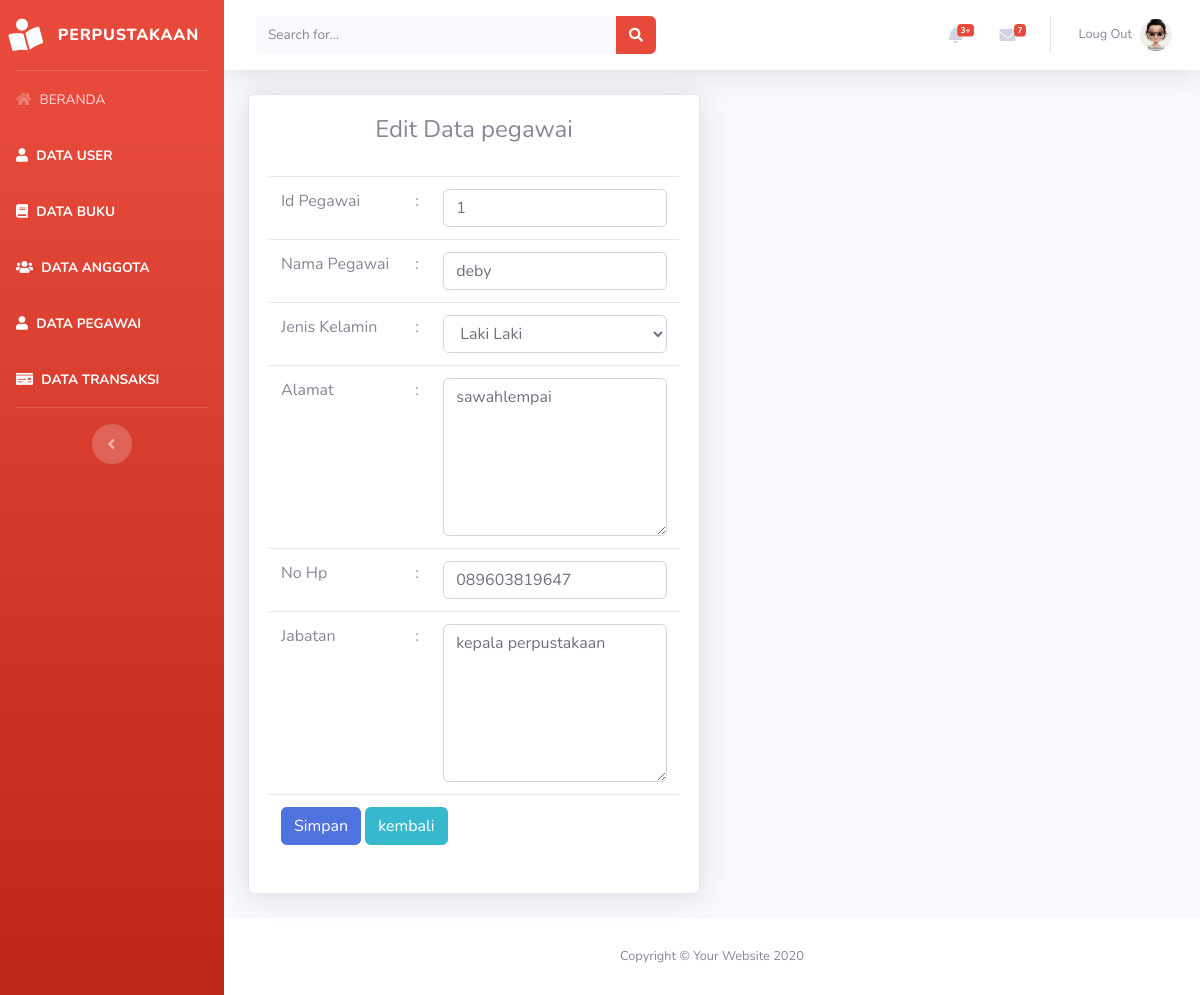
Page /beranda.php?page=pegawai&aksi=edit&id=1 on the committed database.
### tables this page shows
CREATE TABLE `tabel_pegawai` (
  `id_pegawai` int(5) NOT NULL,
  `nama_pegawai` varchar(50) NOT NULL,
  `jenis_kelamin` enum('l','p') NOT NULL,
  `alamat` text NOT NULL,
  `no_hp` varchar(20) NOT NULL,
  `jabatan` varchar(30) NOT NULL
);

### views/pegawai/editpegawai.php (the view, shortened to what this page needs)
<?php
    @$id = $_GET['id'];
    $sql    = "select * from tabel_pegawai where id_pegawai=$id";
    $show   = $database->query($sql);
    $hasil  = mysqli_fetch_assoc($show);
?>
<div class="container-fluid">
    <div class="row">
        <div class="col-lg-6">
            <div class="card shadow mb-4">
                <div class="card-body">
                    <div class="table-responsive">
                        <h4  align="center">Edit Data pegawai</h4>
                        <br>
                        <form action="model/pegawai/editpegawai.php" method="POST">
                            <table class="table">
                                <tr>
                                    <td> Id Pegawai</td>
                                    <td>:</td>
                                    <td><input type="text"  class="form-control" name="id_pegawai" id="id_pegawai" value="<?php echo $hasil['id_pegawai']?>"></input></td>
                                </tr>
                                <tr>
                                    <td>Nama Pegawai</td>
                                    <td>:</td>
                                    <td><input type="text"  class="form-control" name="nama_pegawai" id="nama_pegawai" value="<?php echo $hasil['nama_pegawai']?>"></input></td>
                                </tr>
                                <tr>
                                    <td>Jenis Kelamin</td>
                                    <td>:</td>
                                    <td>
                                        <select class="form-control" name="jenis_kelamin" id="jenis_kelamin">
                                            <option value="l">Laki Laki</option>
                                        </select>
                                    </td>
                                </tr>
                                <tr>
                                    <td>Alamat</td>
                                    <td>:</td>
                                    <td><textarea class="form-control" name="alamat" id="alamat" cols="10" rows="6"><?php echo $hasil['alamat']?></textarea></td>
                                </tr>
                                <tr>
                                    <td>No Hp</td>
                                    <td>:</td>
                                    <td><input type="text"  class="form-control" name="no_hp" id="no_hp" value="<?php echo $hasil['no_hp']?>"></input></td>
                                </tr>
                                <tr>
                                    <td>Jabatan</td>
                                    <td>:</td>
                                    <td><textarea class="form-control" name="jabatan" id="jabatan" cols="10" rows="6"><?php echo $hasil['jabatan']?></textarea></td>
                                </tr>
                                <tr>
                                    <td colspan="3">
                                        <input type="submit" class="btn btn-primary" value="Simpan">
                                        <button type="submit" class="btn btn-info">kembali</button>
                                    </td>
                                </tr>
                            </table>
                        </form>
                    </div>
                </div>
            </div>
        </div>
    </div>
</div>

### rows in the picture
tabel_pegawai: id_pegawai "1", nama_pegawai "deby", alamat "sawahlempai", no_hp "089603819647", jabatan "kepala perpustakaan"
